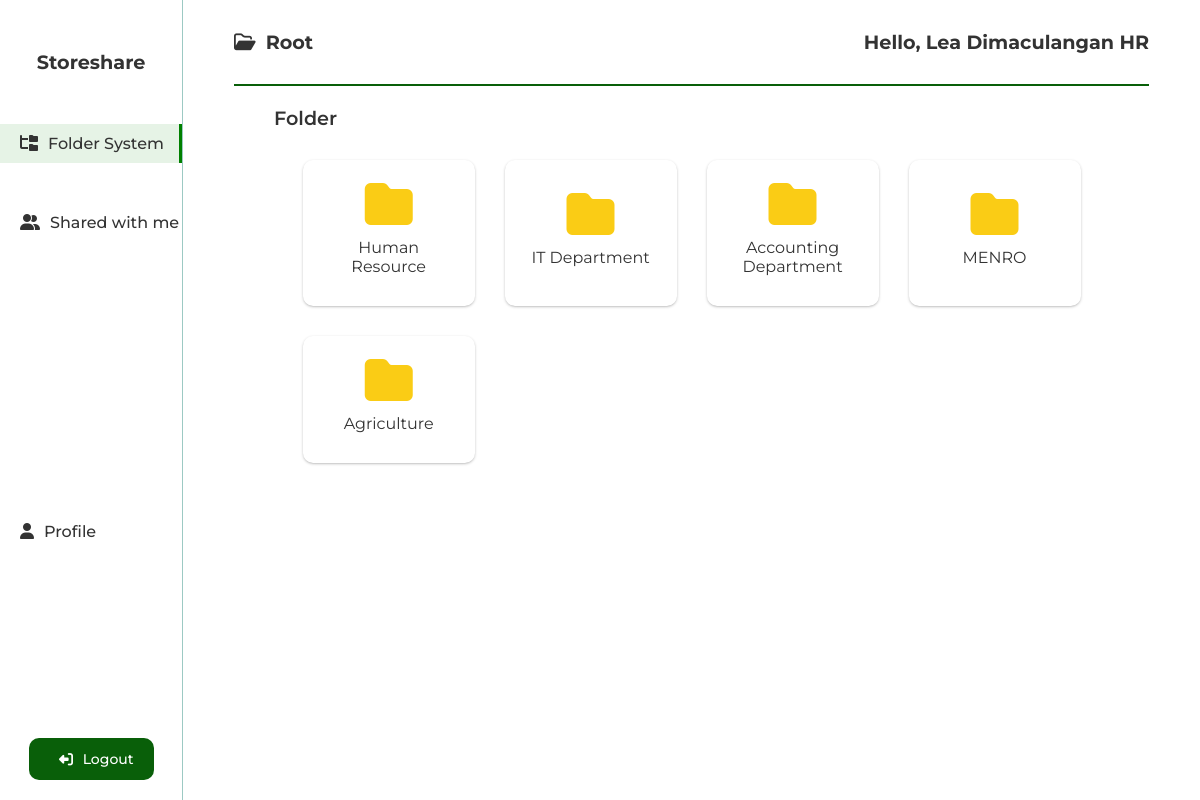
/storeshare-u/root.php (signed in), run on the app's committed database.
### tables this page shows
CREATE TABLE `folder_relation_table` (
  `subfolder_id` int(11) NOT NULL,
  `folder_path_name` varchar(255) NOT NULL,
  `folder_name` varchar(255) NOT NULL,
  `parent_folder_id` int(11) NOT NULL
);

### storeshare-u/root.php (the view, shortened to what this page needs)
<?php
    include ("../config/db_config.php");
    $sql = "SELECT folder_id FROM folder_table WHERE folder_path_name='root'";
    $result = mysqli_query($conn, $sql);
    $currentDirectory = mysqli_fetch_assoc($result);
    $currentDirectory = $currentDirectory["folder_id"];
    $sql = "SELECT * FROM folder_relation_table WHERE parent_folder_id='$currentDirectory'";
    $result = mysqli_query($conn, $sql);
    if(mysqli_num_rows($result) > 0){
        $folders = mysqli_fetch_all($result, MYSQLI_ASSOC);
    }
?>
<!DOCTYPE html>
<html lang="en">
  <head>
    <link rel="stylesheet" href="../CSS/style.css" />
    <link rel="stylesheet" href="../CSS/utilities.css" />
    <link
      rel="stylesheet"
      href="https://cdnjs.cloudflare.com/ajax/libs/font-awesome/6.4.2/css/all.min.css"
    />
  </head>
  <body>
    <?php include("storeshare-user-sidebar.php") ?>
    <section class="main-dashboard bg-light-primary">
        <div class="container">
            <div id="top-header" class="flex flex-just-sb ">
                <h2 class="txt-md"><i class="fa-regular fa-folder-open mr-1"></i>Root</h2>
                <h1 class="txt-md my-3">Hello, <?php echo $username?></h1>
            </div>
            <div class="my-2 ml-4 txt-md txt-fw-3 ">Folder</div>
            <?php if(!empty($folders)): ?>
                <div id="folder-container">
                <?php foreach ($folders as $folder): ?>
                    <a href="folder.php?path=<?php echo $folder["folder_path_name"]?>" class="folder-item flex flex-column">
                        <i class="fa-solid fa-folder txt-lg folder-icon"></i>
                        <p id="" class="txt-sm"><?php echo $folder["folder_name"]; ?></p>
                    </a>
                <?php endforeach;?>
                </div>
                <?php else: ?>
                    <div class="flex-column my-4">
                        <h4>No contents available.</h4>
                    </div>
            <?php endif;?>
        </div>
    </section>
  </body>
</html>

### storeshare-u/storeshare-user-sidebar.php (shortened to what this page needs)
<?php
    $username = $_SESSION["username"];
?>
   <section class="side-bar" id="user-side-nav">
      <h2 class="header txt-md my-3">Storeshare</h2>
      <ul class="flex-column flex-align-left flex-just-sb">
        <div class="flex-column flex-align-left flex-just-left">
            <li class="my-2 flex flex-just-left nav-link" id="file-system-nav">
                    <a href="/Capstone_System/storeshare-u/root.php" id="folders-tab" class="block txt-fw-2 flex py-1"> <i class="fa-solid fa-folder-tree mx-1 ml-2"></i>Folder System</a>
            </li>
            <li class="my-2 flex flex-just-left nav-link" id="shared-with-nav">
                    <a href="/Capstone_System/storeshare-u/shared.php" id="folders-tab" class="block txt-fw-2 flex py-1"> <i class="fa-solid fa-user-group mx-1 ml-2"></i>Shared with me</a>
            </li>
            <li class="my-2 flex flex-just-left nav-link profile-link" id="profile-nav-link">
                    <a href="profile.php" id="folders-tab" class="block flex txt-fw-2 flex py-1"> <i class="fa-solid fa-user mx-1 ml-2"></i>Profile</a>
            </li>
        </div>
        <li class=" flex">
            <a href="/Capstone_System/logout.php" id="" class="btn btn-primary  txt-fw-2"> <i class="fa-solid fa-right-from-bracket mx-1 invert-left"></i>Logout</a>
        </li>
      </ul>
    </section>

### CSS/style.css (style rules this page uses)
* { box-sizing: border-box; margin: 0; padding: 0; }
body { height: 100vh; font-family: "Montserrat", sans-serif; color: #333333; background: #edf2f4; display: flex; }
a { text-decoration: none; color: #333333; }
ul { list-style: none; }
h1, h2, h3, h4 { margin: 10px 0; }
p { margin: 10px 0; }
.txt-lg { font-size: 1.6rem; }
.txt-md { font-size: 1.2rem; }
.txt-sm { font-size: 1rem; }
.btn { display: inline-block; padding: 12px 20px; border: none; font-size: 14px; font-weight: 500; border-radius: 10px; cursor: pointer; transition: all 200ms ease-in-out; }
.side-bar { height: 100vh; width: 18%; background: #fff; display: flex; flex-direction: column; justify-content: flex-start; align-items: flex-start; padding: 20px 0; border-right: 1px solid rgba(9, 121, 105, 0.4); }
.side-bar .header { font-weight: 700; margin-top: 30px; align-self: center; }
.main-dashboard { position: relative; max-height: 100vh; width: 100%; overflow-y: hidden; }
#top-header { border-bottom: 2px solid rgb(9, 95, 9); }
#folder-container { width: 85%; margin: 0 auto; margin-top: 30px; display: grid; grid-template-columns: repeat(4, 2fr); grid-gap: 30px; }
.folder-item { border-radius: 10px; padding: 20px 20px; box-shadow: 0 1px 3px 0 rgb(0 0 0 / 0.2), 0 1px 2px -1px rgb(0 0 0 / 0.2); text-align: center; }
.folder-item { cursor: pointer; transition: all 0.2s ease-in; }
.folder-icon { font-size: 48px; color: rgb(250 204 21); }
#profile-nav-link { margin-top: 250px; }

### CSS/utilities.css (style rules this page uses)
.container { width: 90%; margin: 0 auto; }
.flex { display: flex; justify-content: center; align-items: center; width: 100%; }
.flex-column { display: flex; flex-direction: column; justify-content: center; align-items: center; width: 100%; height: 100%; }
.flex-just-sb { justify-content: space-between; }
.flex-just-left { justify-content: flex-start; }
.flex-align-left { align-items: flex-start; }
.txt-fw-2 { font-weight: 500; }
.txt-fw-3 { font-weight: 600; }
.btn-primary { background: rgb(9, 95, 9); color: #fff; }
.current { color: green; background: rgb(193, 225, 193, 0.4); border-right: 3px solid green; font-weight: 600; }
.bg-light-primary { background: #fff; }
.my-2 { margin: 20px 0; }
.my-3 { margin: 30px 0; }
.mx-1 { margin: 0 10px; }
.mr-1 { margin-right: 10px; }
.ml-2 { margin-left: 20px; }
.ml-4 { margin-left: 40px; }
.py-1 { padding: 10px 0; }
.invert-left { transform: rotate(180deg); }
.block { display: block; }

### data on the page
folder_relation_table: folder_name "Human Resource"
folder_relation_table: folder_name "IT Department"
folder_relation_table: folder_name "Accounting Department"
folder_relation_table: folder_name "MENRO"
folder_relation_table: folder_name "Agriculture"

### other printed values
$username "Lea Dimaculangan HR"
